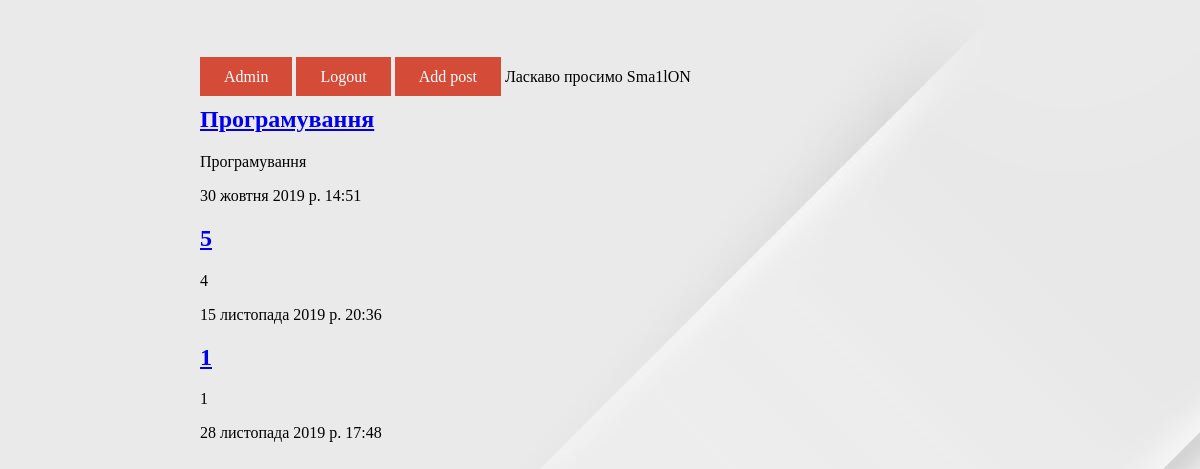
The app's page / (signed in) with its own data.
### blog/models.py (models this page shows, shortened)
class Blog(models.Model):
    user = models.ForeignKey(
        User,
        verbose_name="Автор",
        on_delete=models.CASCADE, default="")
    category = models.ForeignKey(
        Category,
        verbose_name="Категорія",
        on_delete=models.SET_NULL,
        null=True)
    title = models.CharField("Заголовок", max_length=70, default="")
    text_min = models.TextField("Текст", max_length=200, default="")
    text = models.TextField("Текст новини", default="")
    tags = models.ManyToManyField(Tag, verbose_name="Теги")
    created = models.DateTimeField("Дата створення", default=timezone.now)
    description = models.CharField("Опис", max_length=100, default="")
    keywords = models.CharField("Ключові слова", max_length=50, default="")
    class Meta:
        verbose_name = "Стаття"
        verbose_name_plural = "Статьї"

### blog/views.py (the view)
# urls.py: path('', views.blog_list, name="list_blog"),
def blog_list(request):
    blog = Blog.objects.all()
    return render(request, "blog/blog_list.html", {"blog": blog})

### templates/blog/blog_list.html (shortened to what this page needs)
 {% load staticfiles %}
    <link rel="stylesheet" href="{% static 'css/web.css' %}" type="text/css">
 <body leftmargin="100px" background="{% static "img/bg1.jpg" %}">
  <p>
    <a href="/admin" class="knopka">Admin</a>
      {% if user.is_authenticated %}
      <a href="/accounts/logout" class="knopka">Logout</a>
      <a href="/single/new" class="knopka">Add post</a>
      <a>Ласкаво просимо {{user}}</a>
      {% endif %}
    </p>
{% for new in blog %}
<h2><a href="{% url 'blog_detail' pk=new.id %}">{{ new.title }}</a></h2>
    <p>{{ new.text_min|safe }}</p>
    <p>{{ new.created }}</p>
{% endfor %}
 </body>

### static/css/web.css (style rules this page uses)
a.knopka { color: #fff; text-decoration: none; user-select: none; background: rgb(212, 75, 56); padding: 0.7em 1.5em; outline: none; }
body { padding: 7.5vh 100px 0 100px; font-family: var(--font); }

### records on screen
Blog: title "Програмування", text_min "Програмування", created "30 жовтня 2019 р. 14:51"
Blog: title "5", text_min "4", created "15 листопада 2019 р. 20:36"
Blog: title "1", text_min "1", created "28 листопада 2019 р. 17:48"

### other values on screen
{{ user }} "Sma1lON"
